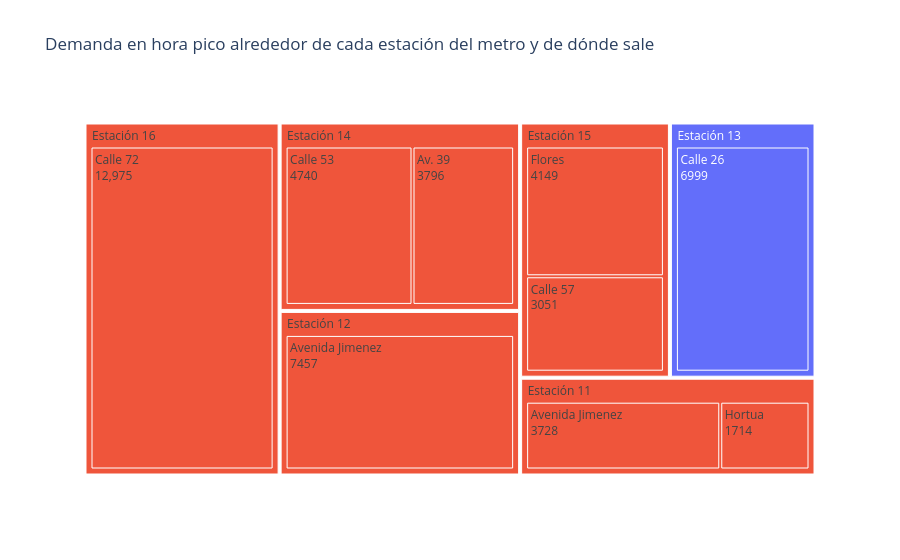

The notebook cell saved with this chart:
### Code cell
aportes=detalle.merge(detalle.groupby("estacion_metro").size().reset_index(name="n"),on="estacion_metro",validate="m:1")
aportes["aporte"]=(aportes["validaciones_pico"]/aportes["n"]).round()
arbol=px.treemap(aportes,path=["estacion_metro","estacion_referencia"],values="aporte",color="integracion",title="Demanda en hora pico alrededor de cada estación del metro y de dónde sale")
arbol.update_traces(textinfo="label+value")

### Figure 1 — Plotly figure (JSON) as saved in the notebook; plotly's stock layout.template omitted (floating-point values rounded to 4 significant figures)
{"data": [{"branchvalues": "total", "customdata": [["cercana"], ["cercana"], ["directa"], ["directa"], ["directa"], ["directa"], ["directa"], ["directa"], ["directa"], ["directa"], ["directa"], ["directa"], ["directa"], ["directa"], ["directa"]], "domain": {"x": [0, 1], "y": [0, 1]}, "hovertemplate": "labels=%{label}<br>aporte=%{value}<br>parent=%{parent}<br>id=%{id}<br>integracion=%{customdata[0]}<extra></extra>", "ids": ["Estación 13/Calle 26", "Estación 13", "Estación 11/Avenida Jimenez", "Estación 11/Hortua", "Estación 12/Avenida Jimenez", "Estación 14/Av. 39", "Estación 14/Calle 53", "Estación 15/Calle 57", "Estación 15/Flores", "Estación 16/Calle 72", "Estación 11", "Estación 12", "Estación 14", "Estación 15", "Estación 16"], "labels": ["Calle 26", "Estación 13", "Avenida Jimenez", "Hortua", "Avenida Jimenez", "Av. 39", "Calle 53", "Calle 57", "Flores", "Calle 72", "Estación 11", "Estación 12", "Estación 14", "Estación 15", "Estación 16"], "marker": {"colors": ["#636efa", "#636efa", "#EF553B", "#EF553B", "#EF553B", "#EF553B", "#EF553B", "#EF553B", "#EF553B", "#EF553B", "#EF553B", "#EF553B", "#EF553B", "#EF553B", "#EF553B"]}, "name": "", "parents": ["Estación 13", "", "Estación 11", "Estación 11", "Estación 12", "Estación 14", "Estación 14", "Estación 15", "Estación 15", "Estación 16", "", "", "", "", ""], "textinfo": "label+value", "type": "treemap", "values": [6999.0, 6999.0, 3728.0, 1714.0, 7457.0, 3796.0, 4740.0, 3051.0, 4149.0, 12980.0, 5442.0, 7457.0, 8536.0, 7200.0, 12980.0]}], "layout": {"legend": {"tracegroupgap": 0}, "title": {"text": "Demanda en hora pico alrededor de cada estación del metro y de dónde sale"}}}
